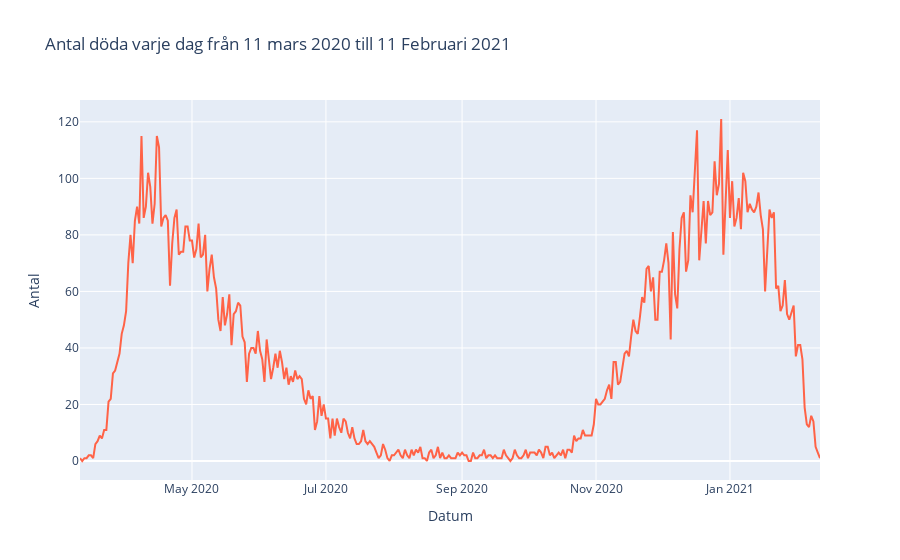

Notebook code cell kept with this figure:
### Code cell
import pandas as pd 
import plotly.express as px 

df = pd.read_csv("National_Daily_Deaths.csv")

fig = px.line(x=df["Date"], y=df["National_Daily_Deaths"], title="Antal döda varje dag från 11 mars 2020 till 11 Februari 2021")
fig.update_xaxes(title="Datum")
fig.update_yaxes(title="Antal")
fig.update_traces(line_color="tomato")
fig.show()

### Figure 1 — Plotly figure (JSON) as saved in the notebook; plotly's stock layout.template omitted (floating-point values rounded to 4 significant figures; data arrays with more than 128 entries replaced by an {"elided": "..."} marker saying what was removed)
{"data": [{"hovertemplate": "x=%{x}<br>y=%{y}<extra></extra>", "legendgroup": "", "line": {"color": "tomato", "dash": "solid"}, "mode": "lines", "name": "", "orientation": "v", "showlegend": false, "type": "scatter", "x": {"elided": "338 str values"}, "xaxis": "x", "y": {"elided": "338 int values"}, "yaxis": "y"}], "layout": {"legend": {"tracegroupgap": 0}, "title": {"text": "Antal döda varje dag från 11 mars 2020 till 11 Februari 2021"}, "xaxis": {"anchor": "y", "domain": [0, 1], "title": {"text": "Datum"}}, "yaxis": {"anchor": "x", "domain": [0, 1], "title": {"text": "Antal"}}}}
